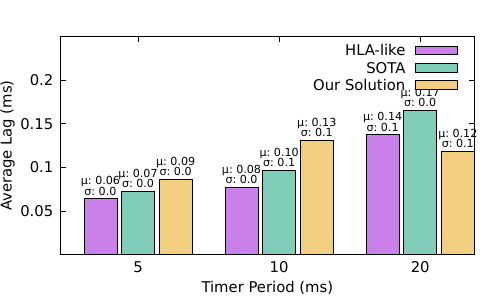

Generate this figure with gnuplot:
# set terminal pdfcairo enhanced crop color size 40.0,30.0 solid linewidth 4 font "Helvetica, 270"
set key autotitle columnhead
set terminal pdfcairo enhanced
set output 'SporadicSenderLags.pdf'

bm = 0.15
lm = 0.12
rm = 0.95
gap = 0.03
size = 0.7
# bk = 0.6 # relative height of bottom plot
# mk = 0.2 # relative height of middle plot
# tk = 0.2 # relative height of top plot

xx = 0.8 # the margine between graphs
ww = 0.7 # width of graphs
# y1 = 0.0; y2 = 4.5; y3 = 1570; y4 = 1630; y5 = 15430; y6 = 15555

set xlabel "Timer Period (ms)" font ",16"
set ylabel "Average Lag (ms)" font ",16"

set multiplot
set style fill solid 0.5 border -1
set boxwidth 0.85
set datafile separator ","

set xtics font ", 16"
set ytics font ", 16"

set lmargin at screen lm
set rmargin at screen rm
set bmargin at screen bm
set tmargin at screen bm + size + gap

set key font ",16"

set yrange [0:0.25]
set ytics (0.05, 0.1, 0.15, 0.2)
set xtics ('5' 3, '10' 6, '20' 9)
plot 'SporadicSenderHLA_likeStatistics.csv' using (3*$1-xx):3:(ww) lt 1 w boxes title 'HLA-like',\
    '' u (3*$1-xx):3:(sprintf("{/Symbol m}: %.2f", $3)) w labels offset 0,1.4 font ",12" notitle,\
    '' u (3*$1-xx):3:(sprintf("{/Symbol s}: %.1f", $4)) w labels offset 0,0.6 font ",12" notitle,\
    'SporadicSenderSOTAStatistics.csv' using (3*$1):3:(ww) lt 2 w boxes title 'SOTA',\
    '' u (3*$1):3:(sprintf("{/Symbol m}: %.2f", $3)) w labels offset 0,1.4 font ",12" notitle,\
    '' u (3*$1):3:(sprintf("{/Symbol s}: %.1f", $4)) w labels offset 0,0.6 font ",12" notitle,\
    'SporadicSenderSolutionStatistics.csv' using (3*$1+xx):3:(ww) lt 4 w boxes title 'Our Solution',\
    '' u (3*$1+xx):3:(sprintf("{/Symbol m}: %.2f", $3)) w labels offset 0,1.4 font ",12" notitle,\
    '' u (3*$1+xx):3:(sprintf("{/Symbol s}: %.1f", $4)) w labels offset 0,0.6 font ",12" notitle

unset multiplot